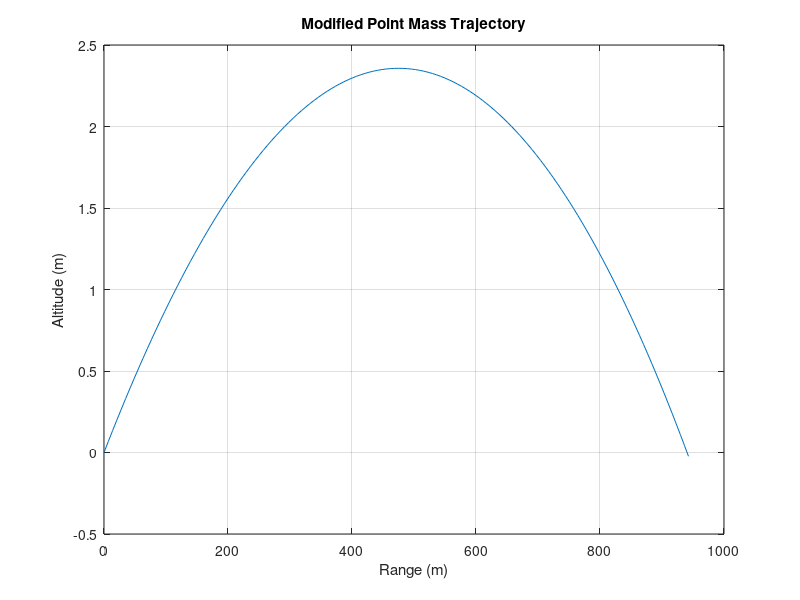

This figure's MATLAB source:
function mpm_simulation()
    % --- Physical Constants & Inputs ---
    g = 9.80665;        % Standard Gravity (m/s^2)
    rho = 1.225;        % Air Density (kg/m^3) - simplified for 900m
    m = 43.35;             % Mass (kg)
    d = 0.155;          % Diameter (m)
    Ix = 0.15;          % Axial Moment of Inertia (kg*m^2)
    omega = 1500;       % Spin rate (rad/s)
    Cma = 3.5;          % Pitching moment coefficient gradient
    Cd = 0.25;          % Drag coefficient
    Cl_alpha = 2.0;     % Lift coefficient gradient
    
    % --- Initial Conditions (10 milliems) ---
    v0 = 700;           % Muzzle velocity (m/s)
    theta0 = 10 * (2*pi/6400); % Elevation in NATO Mils
    
    % State Vector: [x, y, z, vx, vy, vz]
    y0 = [0; 0; 0; v0*cos(theta0); 0; v0*sin(theta0)];
    tspan = [0 10];     % Max time 10s
    dt = 0.01;          % Time step
    
    % --- Run RK4 Solver ---
    [t, states] = rk4_solver(@get_derivatives, tspan, y0, dt);
    
    % --- Stop at Zero Altitude (h=0) ---
    impact_idx = find(states(:,3) < 0, 1);
    final_states = states(1:impact_idx, :);
    
    % Plotting Results
    plot(final_states(:,1), final_states(:,3));
    grid on; xlabel('Range (m)'); ylabel('Altitude (m)');
    title('Modified Point Mass Trajectory');
    fprintf('Final Range: %.2f m\n', final_states(end,1));

    % --- Nested Derivative Function ---
    function dydt = get_derivatives(t, y)
        pos = y(1:3);
        vel = y(4:6);
        v_mag = norm(vel);
        
        % 1. Gravity Vector
        accel_g = [0; 0; -g];
        
        % 2. Yaw of Repose Calculation (Based on your formula)
        % Acceleration vector (approx by gravity for delta_p)
        dv_dt = accel_g; 
        cp = cross(vel, dv_dt); % Cross product (v x dv/dt)
        
        % delta_p formula scale factor
        numerator = 8 * Ix * omega;
        denominator = pi * rho * d^3 * Cma * v_mag^4;
        delta_p_vec = -(numerator / denominator) * cp;
        
        % 3. Aerodynamic Forces
        q = 0.5 * rho * v_mag^2; % Dynamic pressure
        S = pi * (d/2)^2;        % Reference area
        
        % Drag (Opposite to velocity)
        F_drag = - (q * S * Cd) * (vel / v_mag);
        
        % Lift (Perpendicular to velocity, in direction of yaw)
        % For MPM, Lift is usually: q * S * Cl_alpha * delta_p
        % We use the direction of the yaw vector cross velocity
        lift_dir = cross(cross(vel, delta_p_vec), vel);
        lift_dir = lift_dir / norm(lift_dir);
        F_lift = (q * S * Cl_alpha * norm(delta_p_vec)) * lift_dir;
        
        % 4. Total Acceleration
        accel_total = accel_g + (F_drag + F_lift) / m;
        
        dydt = [vel; accel_total];
    end
end

% --- Standard RK4 Implementation ---
function [t, y] = rk4_solver(func, tspan, y0, dt)
    t = tspan(1):dt:tspan(2);
    y = zeros(length(t), length(y0));
    y(1,:) = y0';
    for i = 1:(length(t)-1)
        k1 = func(t(i), y(i,:)');
        k2 = func(t(i)+dt/2, y(i,:)' + dt/2*k1);
        k3 = func(t(i)+dt/2, y(i,:)' + dt/2*k2);
        k4 = func(t(i)+dt, y(i,:)' + dt*k3);
        y(i+1,:) = y(i,:) + (dt/6)*(k1 + 2*k2 + 2*k3 + k4)';
        if y(i+1,3) < 0, break; end % Stop condition
    end
    t = t(1:i+1); y = y(1:i+1,:);
end
